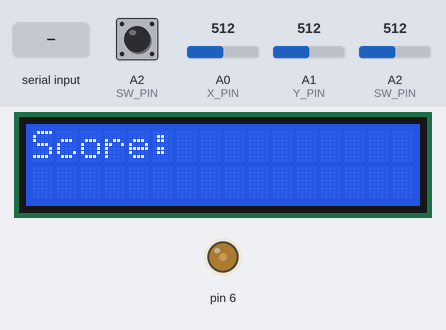
A sketch run on a simulated Arduino Uno, built for the host (arithmetic inside an expression is 32-bit, double 64-bit). Parts: 16×2 character LCD, output pins drawn as LEDs (lit = HIGH). The test bench sets the inputs (shaded band); at power-on: A0 (X_PIN) = 512, A1 (Y_PIN) = 512, A2 (SW_PIN) HIGH, A2 (SW_PIN) = 512. What the sketch prints to the serial monitor is not drawn.

Above: at 1.2 s.
1.3 s: "1\n" received over Serial
At 3.5 s:
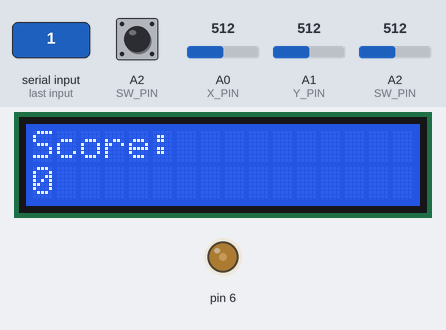
3.8 s: A0 (X_PIN) set to 189
6.8 s: A0 (X_PIN) set to 152
9.8 s: A1 (Y_PIN) set to 179
12.8 s: A1 (Y_PIN) set to 152
Timing chart, 0 to 15.8 s (numbered marks = the images above; inputs shaded):
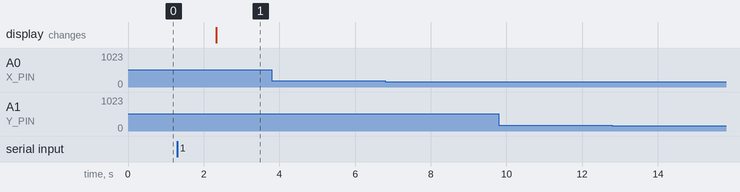

The sketch:

SquishJoystick.ino
```cpp
#define X_PIN A0
#define Y_PIN A1
#define SW_PIN A2
#include <Arduino_JSON.h>
#include <ezButton.h>
#include <LiquidCrystal.h>

ezButton button(SW_PIN);

int Contrast=75;
 LiquidCrystal lcd(12, 11, 5, 4, 3, 2);

// const int ledPin = 10;	// creating the object 'led' on pin D10
// int ledState = LOW;

// const int buzzPin = 9;
// int buzzState = LOW;
int score = 0;

double xVal = 0;
double yVal = 0;
int swVal = 0;
bool sw = false;


JSONVar serialOutput;
bool active = false;

void setup() {
  // initialize serial communications at 9600 bps
  Serial.begin(9600);
  //pinMode(ledPin, OUTPUT);
  analogWrite(6,Contrast);
  lcd.begin(16, 2);
}

void loop() {

  lcd.setCursor(0, 0);
  lcd.print("Score:");

  lcd.setCursor(0, 1);
  //lcd.print("Subscribe");

  if (Serial.available() > 0) {
    String jsonString = Serial.readStringUntil("\n");
    if (jsonString != '\n') {
      JSONVar serialInput = JSON.parse(jsonString);

      if (JSON.typeof(serialInput) == "undefined") {
        Serial.println("JSON parsing failed!");
      } else {
        active = (bool) serialInput["active"];
        score = (int) serialInput["score"];
        lcd.print(String(score));
        //ledState = serialInput["toggleLED"] ? !ledState : ledState;
        //digitalWrite(ledPin, ledState);
        //buzzState = serialInput["buzz"];
        //digitalWrite(buzzPin, ledState);
      }
    }
  }

  button.loop();

  // read the joystick's value:
  xVal = analogRead(X_PIN);
  yVal = analogRead(Y_PIN);
  swVal = analogRead(SW_PIN);

  if(button.isReleased()){
    sw = !sw;
  }

  // print the results to the serial monitor:

  // Serial.print("{\"x\":" + String(map(xVal, 0, 1023, 0, 600)) + ",\"y\":" + String(map(yVal, 0, 1023, 0, 600)) + "}\n");
  Serial.print("{\"x\":" + String(map(xVal, 0, 1023, 0, 600)) + ",\"y\":" + String(map(yVal, 0, 1023, 0, 600)) + ",\"switch\":" + String(sw) + "}\n");

  // wait 1 milliseconds before the next loop
  delay(1);
}
```

Measured:
- after the input at 1.3 s, the display: changes after 1.0 s (image 1)
- after the input at 3.8 s, every drawn part: stays the same
- after the input at 6.8 s, every drawn part: stays the same
- after the input at 9.8 s, every drawn part: stays the same
- after the input at 12.8 s, every drawn part: stays the same
